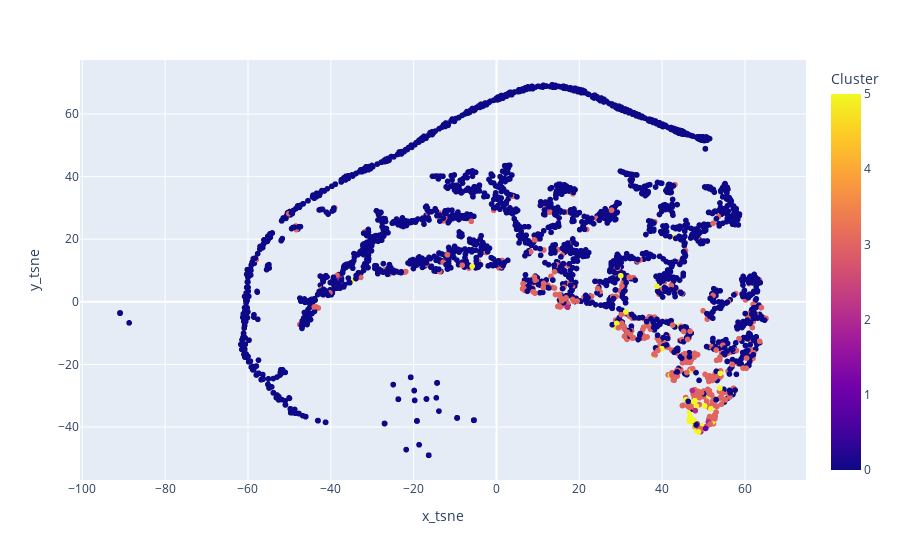

Notebook cell for this chart:
### Markdown cell above
**Respuesta:**

### Code cell
LRMFP_ajust['x_tsne']  = LRMFP['x_tsne'] 
LRMFP_ajust['y_tsne'] = LRMFP['y_tsne'] 
px.scatter(LRMFP_ajust,x='x_tsne',y='y_tsne',color='Cluster')

### Figure 1 — Plotly figure (JSON) as saved in the notebook; plotly's stock layout.template omitted (floating-point values rounded to 4 significant figures; data arrays with more than 128 entries replaced by an {"elided": "..."} marker saying what was removed)
{"data": [{"hovertemplate": "x_tsne=%{x}<br>y_tsne=%{y}<br>Cluster=%{marker.color}<extra></extra>", "legendgroup": "", "marker": {"color": {"elided": "4314 int values"}, "coloraxis": "coloraxis", "symbol": "circle"}, "mode": "markers", "name": "", "showlegend": false, "type": "scattergl", "x": {"elided": "4314 float values"}, "xaxis": "x", "y": {"elided": "4314 float values"}, "yaxis": "y"}], "layout": {"coloraxis": {"colorbar": {"title": {"text": "Cluster"}}, "colorscale": [[0, "#0d0887"], [0.1111, "#46039f"], [0.2222, "#7201a8"], [0.3333, "#9c179e"], [0.4444, "#bd3786"], [0.5556, "#d8576b"], [0.6667, "#ed7953"], [0.7778, "#fb9f3a"], [0.8889, "#fdca26"], [1, "#f0f921"]]}, "legend": {"tracegroupgap": 0}, "margin": {"t": 60}, "xaxis": {"anchor": "y", "domain": [0, 1], "title": {"text": "x_tsne"}}, "yaxis": {"anchor": "x", "domain": [0, 1], "title": {"text": "y_tsne"}}}}
